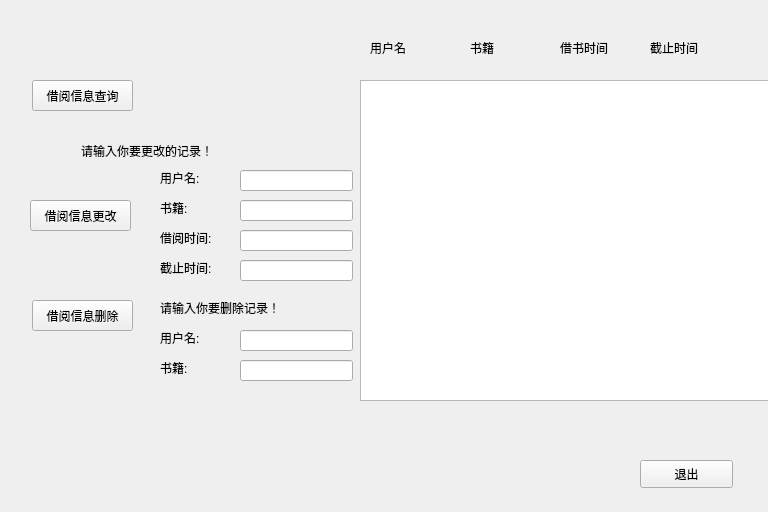
<?xml version="1.0" encoding="UTF-8"?>
<ui version="4.0">
 <class>adborrow</class>
 <widget class="QWidget" name="adborrow">
  <property name="geometry">
   <rect>
    <x>0</x>
    <y>0</y>
    <width>768</width>
    <height>512</height>
   </rect>
  </property>
  <property name="windowTitle">
   <string>Form</string>
  </property>
  <widget class="QPushButton" name="pushButton">
   <property name="geometry">
    <rect>
     <x>32</x>
     <y>80</y>
     <width>101</width>
     <height>31</height>
    </rect>
   </property>
   <property name="text">
    <string>借阅信息查询</string>
   </property>
  </widget>
  <widget class="QPushButton" name="pushButton_2">
   <property name="geometry">
    <rect>
     <x>30</x>
     <y>200</y>
     <width>101</width>
     <height>31</height>
    </rect>
   </property>
   <property name="text">
    <string>借阅信息更改</string>
   </property>
  </widget>
  <widget class="QPushButton" name="pushButton_3">
   <property name="geometry">
    <rect>
     <x>32</x>
     <y>300</y>
     <width>101</width>
     <height>31</height>
    </rect>
   </property>
   <property name="text">
    <string>借阅信息删除</string>
   </property>
  </widget>
  <widget class="QLabel" name="label">
   <property name="geometry">
    <rect>
     <x>81</x>
     <y>140</y>
     <width>161</width>
     <height>21</height>
    </rect>
   </property>
   <property name="text">
    <string>请输入你要更改的记录！</string>
   </property>
  </widget>
  <widget class="QLabel" name="label_2">
   <property name="geometry">
    <rect>
     <x>160</x>
     <y>170</y>
     <width>72</width>
     <height>15</height>
    </rect>
   </property>
   <property name="text">
    <string>用户名:</string>
   </property>
  </widget>
  <widget class="QLabel" name="label_3">
   <property name="geometry">
    <rect>
     <x>160</x>
     <y>200</y>
     <width>72</width>
     <height>15</height>
    </rect>
   </property>
   <property name="text">
    <string>书籍:</string>
   </property>
  </widget>
  <widget class="QLabel" name="label_4">
   <property name="geometry">
    <rect>
     <x>160</x>
     <y>230</y>
     <width>72</width>
     <height>15</height>
    </rect>
   </property>
   <property name="text">
    <string>借阅时间:</string>
   </property>
  </widget>
  <widget class="QLabel" name="label_5">
   <property name="geometry">
    <rect>
     <x>160</x>
     <y>260</y>
     <width>72</width>
     <height>15</height>
    </rect>
   </property>
   <property name="text">
    <string>截止时间:</string>
   </property>
  </widget>
  <widget class="QLineEdit" name="lineEdit">
   <property name="geometry">
    <rect>
     <x>240</x>
     <y>170</y>
     <width>113</width>
     <height>21</height>
    </rect>
   </property>
  </widget>
  <widget class="QLineEdit" name="lineEdit_2">
   <property name="geometry">
    <rect>
     <x>240</x>
     <y>200</y>
     <width>113</width>
     <height>21</height>
    </rect>
   </property>
  </widget>
  <widget class="QLineEdit" name="lineEdit_3">
   <property name="geometry">
    <rect>
     <x>240</x>
     <y>230</y>
     <width>113</width>
     <height>21</height>
    </rect>
   </property>
  </widget>
  <widget class="QLineEdit" name="lineEdit_4">
   <property name="geometry">
    <rect>
     <x>240</x>
     <y>260</y>
     <width>113</width>
     <height>21</height>
    </rect>
   </property>
  </widget>
  <widget class="QLabel" name="label_6">
   <property name="geometry">
    <rect>
     <x>160</x>
     <y>330</y>
     <width>72</width>
     <height>15</height>
    </rect>
   </property>
   <property name="text">
    <string>用户名:</string>
   </property>
  </widget>
  <widget class="QLabel" name="label_7">
   <property name="geometry">
    <rect>
     <x>160</x>
     <y>360</y>
     <width>72</width>
     <height>15</height>
    </rect>
   </property>
   <property name="text">
    <string>书籍:</string>
   </property>
  </widget>
  <widget class="QLabel" name="label_8">
   <property name="geometry">
    <rect>
     <x>160</x>
     <y>300</y>
     <width>191</width>
     <height>16</height>
    </rect>
   </property>
   <property name="text">
    <string>请输入你要删除记录！</string>
   </property>
  </widget>
  <widget class="QLineEdit" name="lineEdit_5">
   <property name="geometry">
    <rect>
     <x>240</x>
     <y>330</y>
     <width>113</width>
     <height>21</height>
    </rect>
   </property>
  </widget>
  <widget class="QLineEdit" name="lineEdit_6">
   <property name="geometry">
    <rect>
     <x>240</x>
     <y>360</y>
     <width>113</width>
     <height>21</height>
    </rect>
   </property>
  </widget>
  <widget class="QListWidget" name="listWidget">
   <property name="geometry">
    <rect>
     <x>360</x>
     <y>80</y>
     <width>411</width>
     <height>321</height>
    </rect>
   </property>
  </widget>
  <widget class="QLabel" name="label_9">
   <property name="geometry">
    <rect>
     <x>370</x>
     <y>40</y>
     <width>72</width>
     <height>15</height>
    </rect>
   </property>
   <property name="text">
    <string>用户名</string>
   </property>
  </widget>
  <widget class="QLabel" name="label_10">
   <property name="geometry">
    <rect>
     <x>470</x>
     <y>40</y>
     <width>72</width>
     <height>15</height>
    </rect>
   </property>
   <property name="text">
    <string>书籍</string>
   </property>
  </widget>
  <widget class="QLabel" name="label_11">
   <property name="geometry">
    <rect>
     <x>560</x>
     <y>40</y>
     <width>72</width>
     <height>15</height>
    </rect>
   </property>
   <property name="text">
    <string>借书时间</string>
   </property>
  </widget>
  <widget class="QLabel" name="label_12">
   <property name="geometry">
    <rect>
     <x>650</x>
     <y>40</y>
     <width>72</width>
     <height>15</height>
    </rect>
   </property>
   <property name="text">
    <string>截止时间</string>
   </property>
  </widget>
  <widget class="QPushButton" name="pushButton_4">
   <property name="geometry">
    <rect>
     <x>640</x>
     <y>460</y>
     <width>93</width>
     <height>28</height>
    </rect>
   </property>
   <property name="text">
    <string>退出</string>
   </property>
  </widget>
 </widget>
 <resources/>
 <connections/>
</ui>
